Frame 1 (no input): blank canvas, image omitted
Frame 60 (the mouse pressed at the canvas centre just before this capture): blank canvas, image omitted
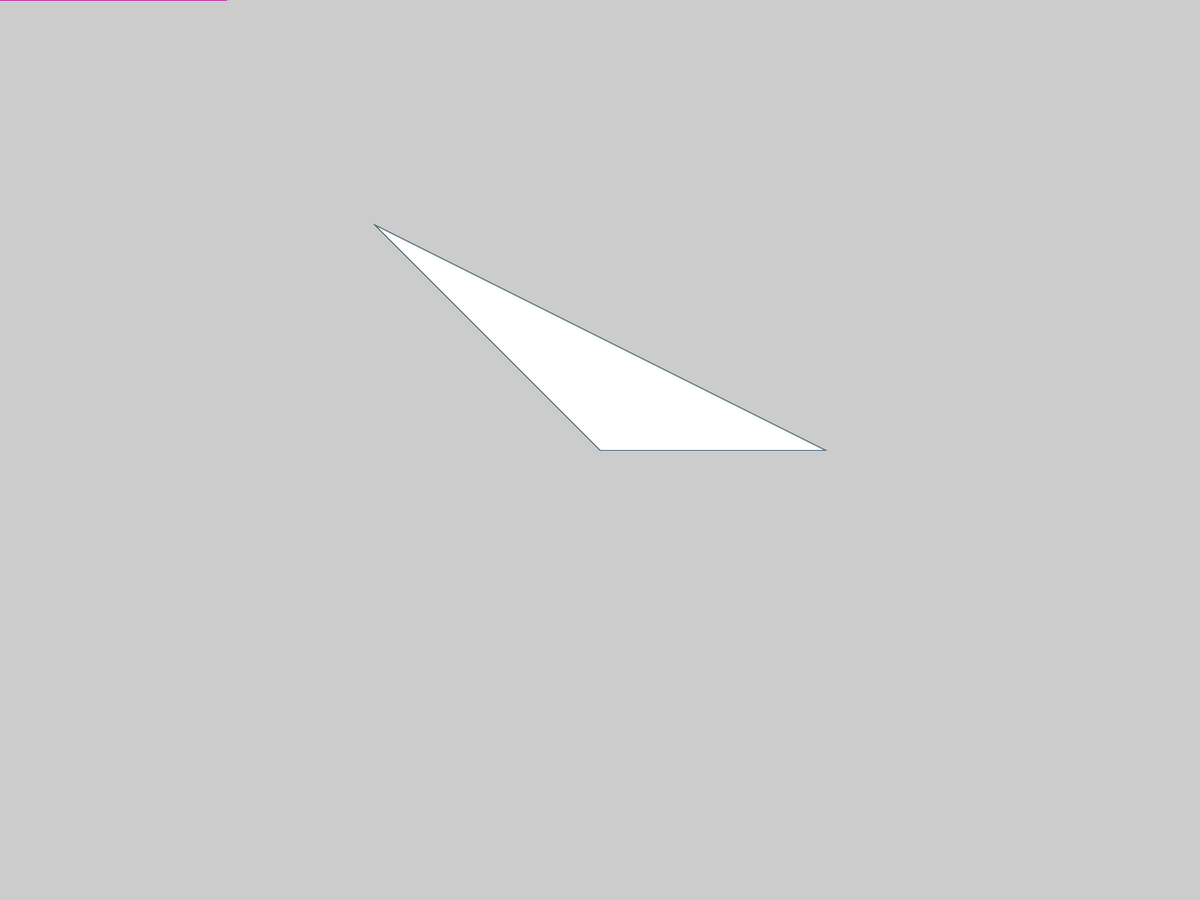
Frame 120 (the mouse held since frame 60 and released just before this capture)

The Processing sketch whose frames 1 and 60 were blank and that drew this single picture after the mouse press (run headless with seeded random() and noise(); from frame 60 on, the mouse is pressed at the canvas centre):

// Processing sketch: experiment
// ── experiment.pde
void setup(){
  fullScreen();
} // end setup

void draw(){
stroke(random(255),random(255), random(255));
triangle (mouseX,mouseY,mouseX-300,mouseY-300, mouseX+300,mouseY);
} // end draw
